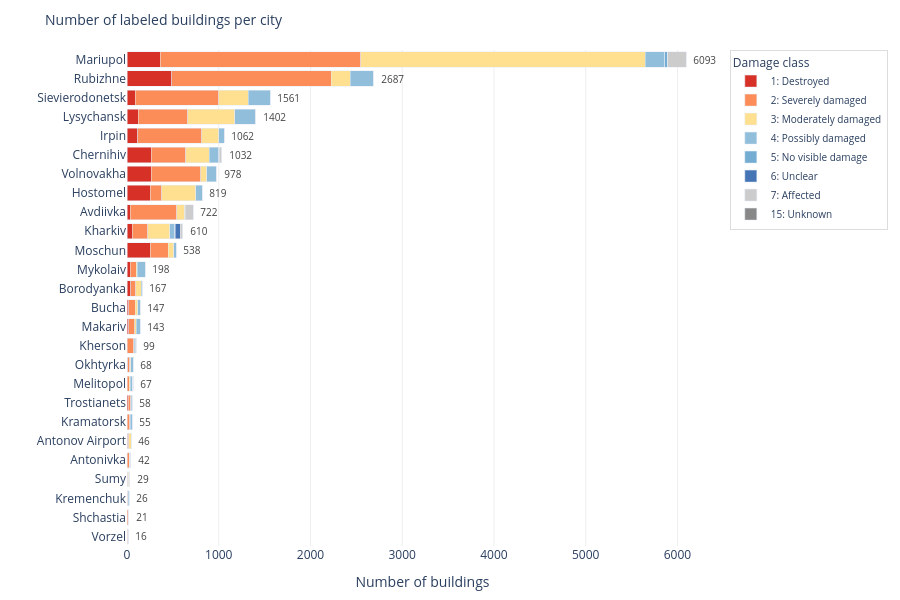

Source (notebook cell):
### Code cell
# Interactive stacked horizontal bar chart of labeled buildings per city, broken down by damage class
city_counts = (
    labels.groupby(["city", "damage"])
    .size()
    .unstack(fill_value=0)
    .reindex(columns=damage_classes, fill_value=0)
)
city_counts["total"] = city_counts.sum(axis=1)
city_counts = city_counts.sort_values("total", ascending=True)

fig = go.Figure()

for cls in damage_classes:
    label = damage_labels.get(cls, str(cls))
    color = color_map[cls]
    fig.add_trace(go.Bar(
        name=f"{cls}: {label}",
        y=city_counts.index,
        x=city_counts[cls],
        orientation="h",
        marker_color=color,
        hovertemplate=(
            "<b>%{y}</b><br>"
            f"Class {cls}: {label}<br>"
            "Count: %{x}<extra></extra>"
        )
    ))

for city, row in city_counts.iterrows():
    fig.add_annotation(
        x=row["total"],
        y=city,
        text=f"  {int(row['total'])}",
        showarrow=False,
        xanchor="left",
        font=dict(size=10, color="#444")
    )

fig.update_layout(
    barmode="stack",
    title=dict(text="Number of labeled buildings per city", font=dict(size=14)),
    xaxis_title="Number of buildings",
    yaxis_title="",
    legend=dict(
        title="Damage class",
        font=dict(size=10),
        bgcolor="white",
        bordercolor="#ddd",
        borderwidth=1,
        traceorder="normal"
    ),
    plot_bgcolor="white",
    paper_bgcolor="white",
    height=600,
    margin=dict(l=120, r=100, t=50, b=50),
    xaxis=dict(showgrid=True, gridcolor="#eeeeee"),
    yaxis=dict(showgrid=False)
)

for i, cls in enumerate(damage_classes):
    fig.data[i].legendrank = i

fig.show()

### Figure 1 — Plotly figure (JSON) as saved in the notebook; plotly's stock layout.template omitted (floating-point values rounded to 4 significant figures)
{"data": [{"hovertemplate": "<b>%{y}</b><br>Class 1: Destroyed<br>Count: %{x}<extra></extra>", "legendrank": 0, "marker": {"color": "#d73027"}, "name": "1: Destroyed", "orientation": "h", "type": "bar", "x": [2, 4, 1, 3, 2, 8, 5, 12, 3, 10, 4, 18, 19, 43, 33, 251, 56, 36, 252, 263, 266, 115, 121, 92, 487, 365], "y": ["Vorzel", "Shchastia", "Kremenchuk", "Sumy", "Antonivka", "Antonov Airport", "Kramatorsk", "Trostianets", "Melitopol", "Okhtyrka", "Kherson", "Makariv", "Bucha", "Borodyanka", "Mykolaiv", "Moschun", "Kharkiv", "Avdiivka", "Hostomel", "Volnovakha", "Chernihiv", "Irpin", "Lysychansk", "Sievierodonetsk", "Rubizhne", "Mariupol"]}, {"hovertemplate": "<b>%{y}</b><br>Class 2: Severely damaged<br>Count: %{x}<extra></extra>", "legendrank": 1, "marker": {"color": "#fc8d59"}, "name": "2: Severely damaged", "orientation": "h", "type": "bar", "x": [7, 12, 7, 6, 21, 9, 25, 29, 19, 20, 69, 64, 72, 55, 66, 201, 168, 505, 129, 541, 374, 698, 539, 906, 1737, 2184], "y": ["Vorzel", "Shchastia", "Kremenchuk", "Sumy", "Antonivka", "Antonov Airport", "Kramatorsk", "Trostianets", "Melitopol", "Okhtyrka", "Kherson", "Makariv", "Bucha", "Borodyanka", "Mykolaiv", "Moschun", "Kharkiv", "Avdiivka", "Hostomel", "Volnovakha", "Chernihiv", "Irpin", "Lysychansk", "Sievierodonetsk", "Rubizhne", "Mariupol"]}, {"hovertemplate": "<b>%{y}</b><br>Class 3: Moderately damaged<br>Count: %{x}<extra></extra>", "legendrank": 2, "marker": {"color": "#fee090"}, "name": "3: Moderately damaged", "orientation": "h", "type": "bar", "x": [4, 1, 3, 10, 5, 29, 8, 6, 13, 9, 4, 21, 27, 58, 14, 55, 241, 86, 368, 66, 256, 187, 513, 321, 207, 3102], "y": ["Vorzel", "Shchastia", "Kremenchuk", "Sumy", "Antonivka", "Antonov Airport", "Kramatorsk", "Trostianets", "Melitopol", "Okhtyrka", "Kherson", "Makariv", "Bucha", "Borodyanka", "Mykolaiv", "Moschun", "Kharkiv", "Avdiivka", "Hostomel", "Volnovakha", "Chernihiv", "Irpin", "Lysychansk", "Sievierodonetsk", "Rubizhne", "Mariupol"]}, {"hovertemplate": "<b>%{y}</b><br>Class 4: Possibly damaged<br>Count: %{x}<extra></extra>", "legendrank": 3, "marker": {"color": "#91bfdb"}, "name": "4: Possibly damaged", "orientation": "h", "type": "bar", "x": [3, 4, 15, 10, 1, 0, 17, 11, 29, 29, 11, 40, 29, 10, 85, 30, 56, 7, 70, 108, 102, 60, 229, 240, 256, 209], "y": ["Vorzel", "Shchastia", "Kremenchuk", "Sumy", "Antonivka", "Antonov Airport", "Kramatorsk", "Trostianets", "Melitopol", "Okhtyrka", "Kherson", "Makariv", "Bucha", "Borodyanka", "Mykolaiv", "Moschun", "Kharkiv", "Avdiivka", "Hostomel", "Volnovakha", "Chernihiv", "Irpin", "Lysychansk", "Sievierodonetsk", "Rubizhne", "Mariupol"]}, {"hovertemplate": "<b>%{y}</b><br>Class 5: No visible damage<br>Count: %{x}<extra></extra>", "legendrank": 4, "marker": {"color": "#74add1"}, "name": "5: No visible damage", "orientation": "h", "type": "bar", "x": [0, 0, 0, 0, 1, 0, 0, 0, 1, 0, 0, 0, 0, 0, 0, 1, 3, 1, 0, 0, 7, 2, 0, 2, 0, 33], "y": ["Vorzel", "Shchastia", "Kremenchuk", "Sumy", "Antonivka", "Antonov Airport", "Kramatorsk", "Trostianets", "Melitopol", "Okhtyrka", "Kherson", "Makariv", "Bucha", "Borodyanka", "Mykolaiv", "Moschun", "Kharkiv", "Avdiivka", "Hostomel", "Volnovakha", "Chernihiv", "Irpin", "Lysychansk", "Sievierodonetsk", "Rubizhne", "Mariupol"]}, {"hovertemplate": "<b>%{y}</b><br>Class 6: Unclear<br>Count: %{x}<extra></extra>", "legendrank": 5, "marker": {"color": "#4575b4"}, "name": "6: Unclear", "orientation": "h", "type": "bar", "x": [0, 0, 0, 0, 0, 0, 0, 0, 0, 0, 0, 0, 0, 0, 0, 0, 57, 0, 0, 0, 0, 0, 0, 0, 0, 2], "y": ["Vorzel", "Shchastia", "Kremenchuk", "Sumy", "Antonivka", "Antonov Airport", "Kramatorsk", "Trostianets", "Melitopol", "Okhtyrka", "Kherson", "Makariv", "Bucha", "Borodyanka", "Mykolaiv", "Moschun", "Kharkiv", "Avdiivka", "Hostomel", "Volnovakha", "Chernihiv", "Irpin", "Lysychansk", "Sievierodonetsk", "Rubizhne", "Mariupol"]}, {"hovertemplate": "<b>%{y}</b><br>Class 7: Affected<br>Count: %{x}<extra></extra>", "legendrank": 6, "marker": {"color": "#cccccc"}, "name": "7: Affected", "orientation": "h", "type": "bar", "x": [0, 0, 0, 0, 12, 0, 0, 0, 2, 0, 11, 0, 0, 1, 0, 0, 28, 87, 0, 0, 27, 0, 0, 0, 0, 198], "y": ["Vorzel", "Shchastia", "Kremenchuk", "Sumy", "Antonivka", "Antonov Airport", "Kramatorsk", "Trostianets", "Melitopol", "Okhtyrka", "Kherson", "Makariv", "Bucha", "Borodyanka", "Mykolaiv", "Moschun", "Kharkiv", "Avdiivka", "Hostomel", "Volnovakha", "Chernihiv", "Irpin", "Lysychansk", "Sievierodonetsk", "Rubizhne", "Mariupol"]}, {"hovertemplate": "<b>%{y}</b><br>Class 15: Unknown<br>Count: %{x}<extra></extra>", "legendrank": 7, "marker": {"color": "#888888"}, "name": "15: Unknown", "orientation": "h", "type": "bar", "x": [0, 0, 0, 0, 0, 0, 0, 0, 0, 0, 0, 0, 0, 0, 0, 0, 1, 0, 0, 0, 0, 0, 0, 0, 0, 0], "y": ["Vorzel", "Shchastia", "Kremenchuk", "Sumy", "Antonivka", "Antonov Airport", "Kramatorsk", "Trostianets", "Melitopol", "Okhtyrka", "Kherson", "Makariv", "Bucha", "Borodyanka", "Mykolaiv", "Moschun", "Kharkiv", "Avdiivka", "Hostomel", "Volnovakha", "Chernihiv", "Irpin", "Lysychansk", "Sievierodonetsk", "Rubizhne", "Mariupol"]}], "layout": {"annotations": [{"font": {"color": "#444", "size": 10}, "showarrow": false, "text": "  16", "x": 16, "xanchor": "left", "y": "Vorzel"}, {"font": {"color": "#444", "size": 10}, "showarrow": false, "text": "  21", "x": 21, "xanchor": "left", "y": "Shchastia"}, {"font": {"color": "#444", "size": 10}, "showarrow": false, "text": "  26", "x": 26, "xanchor": "left", "y": "Kremenchuk"}, {"font": {"color": "#444", "size": 10}, "showarrow": false, "text": "  29", "x": 29, "xanchor": "left", "y": "Sumy"}, {"font": {"color": "#444", "size": 10}, "showarrow": false, "text": "  42", "x": 42, "xanchor": "left", "y": "Antonivka"}, {"font": {"color": "#444", "size": 10}, "showarrow": false, "text": "  46", "x": 46, "xanchor": "left", "y": "Antonov Airport"}, {"font": {"color": "#444", "size": 10}, "showarrow": false, "text": "  55", "x": 55, "xanchor": "left", "y": "Kramatorsk"}, {"font": {"color": "#444", "size": 10}, "showarrow": false, "text": "  58", "x": 58, "xanchor": "left", "y": "Trostianets"}, {"font": {"color": "#444", "size": 10}, "showarrow": false, "text": "  67", "x": 67, "xanchor": "left", "y": "Melitopol"}, {"font": {"color": "#444", "size": 10}, "showarrow": false, "text": "  68", "x": 68, "xanchor": "left", "y": "Okhtyrka"}, {"font": {"color": "#444", "size": 10}, "showarrow": false, "text": "  99", "x": 99, "xanchor": "left", "y": "Kherson"}, {"font": {"color": "#444", "size": 10}, "showarrow": false, "text": "  143", "x": 143, "xanchor": "left", "y": "Makariv"}, {"font": {"color": "#444", "size": 10}, "showarrow": false, "text": "  147", "x": 147, "xanchor": "left", "y": "Bucha"}, {"font": {"color": "#444", "size": 10}, "showarrow": false, "text": "  167", "x": 167, "xanchor": "left", "y": "Borodyanka"}, {"font": {"color": "#444", "size": 10}, "showarrow": false, "text": "  198", "x": 198, "xanchor": "left", "y": "Mykolaiv"}, {"font": {"color": "#444", "size": 10}, "showarrow": false, "text": "  538", "x": 538, "xanchor": "left", "y": "Moschun"}, {"font": {"color": "#444", "size": 10}, "showarrow": false, "text": "  610", "x": 610, "xanchor": "left", "y": "Kharkiv"}, {"font": {"color": "#444", "size": 10}, "showarrow": false, "text": "  722", "x": 722, "xanchor": "left", "y": "Avdiivka"}, {"font": {"color": "#444", "size": 10}, "showarrow": false, "text": "  819", "x": 819, "xanchor": "left", "y": "Hostomel"}, {"font": {"color": "#444", "size": 10}, "showarrow": false, "text": "  978", "x": 978, "xanchor": "left", "y": "Volnovakha"}, {"font": {"color": "#444", "size": 10}, "showarrow": false, "text": "  1032", "x": 1032, "xanchor": "left", "y": "Chernihiv"}, {"font": {"color": "#444", "size": 10}, "showarrow": false, "text": "  1062", "x": 1062, "xanchor": "left", "y": "Irpin"}, {"font": {"color": "#444", "size": 10}, "showarrow": false, "text": "  1402", "x": 1402, "xanchor": "left", "y": "Lysychansk"}, {"font": {"color": "#444", "size": 10}, "showarrow": false, "text": "  1561", "x": 1561, "xanchor": "left", "y": "Sievierodonetsk"}, {"font": {"color": "#444", "size": 10}, "showarrow": false, "text": "  2687", "x": 2687, "xanchor": "left", "y": "Rubizhne"}, {"font": {"color": "#444", "size": 10}, "showarrow": false, "text": "  6093", "x": 6093, "xanchor": "left", "y": "Mariupol"}], "barmode": "stack", "height": 600, "legend": {"bgcolor": "white", "bordercolor": "#ddd", "borderwidth": 1, "font": {"size": 10}, "title": {"text": "Damage class"}, "traceorder": "normal"}, "margin": {"b": 50, "l": 120, "r": 100, "t": 50}, "paper_bgcolor": "white", "plot_bgcolor": "white", "title": {"font": {"size": 14}, "text": "Number of labeled buildings per city"}, "xaxis": {"gridcolor": "#eeeeee", "showgrid": true, "title": {"text": "Number of buildings"}}, "yaxis": {"showgrid": false, "title": {"text": ""}}}}
